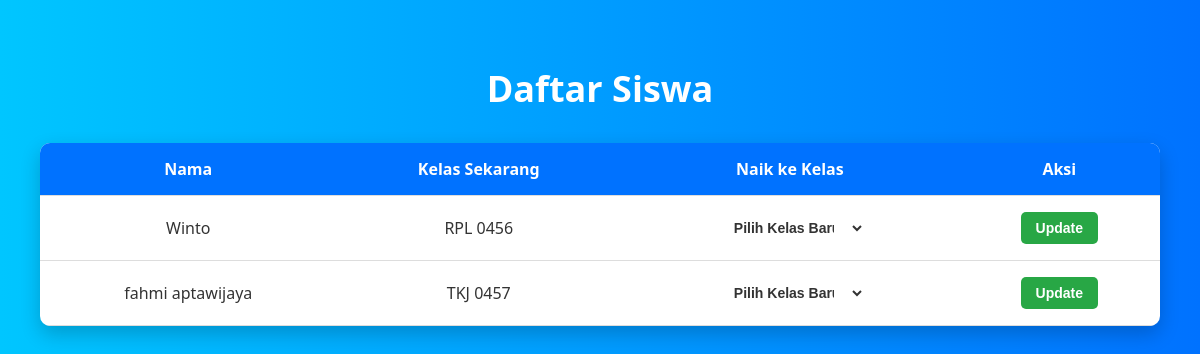
The page /siswa/ on the database as committed earlier.
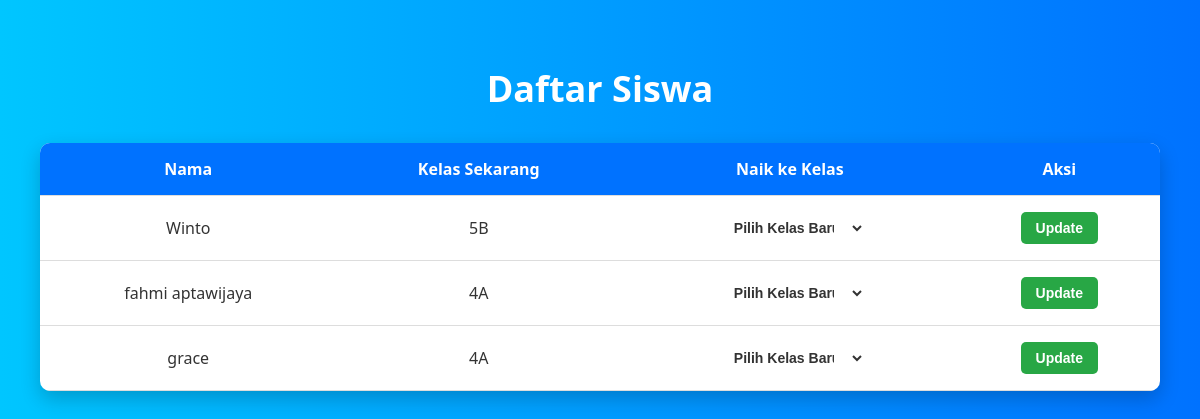
The same page on the database as committed later.
### keuangan/models.py (models this page shows, shortened)
class Siswa(models.Model):
    user = models.OneToOneField(User, on_delete=models.CASCADE)
    nama = models.CharField(max_length=100)
    kelas = models.CharField(max_length=50)
    no_rekening = models.CharField(max_length=20)

### keuangan/views.py (the view, shortened to what this page needs)
# urls.py: path('siswa/', views.daftar_siswa, name='daftar_siswa'),
def daftar_siswa(request):
    siswa_list = Siswa.objects.all()
    return render(request, 'keuangan/admin/daftar_siswa.html', {'siswa_list': siswa_list})

### keuangan/templates/keuangan/admin/daftar_siswa.html (shortened to what this page needs)
{% load static %}
<!DOCTYPE html>
<html lang="id">
<head>
</head>
<body>
<h1>Daftar Siswa</h1>
<table>
    <thead>
        <tr>
            <th>Nama</th>
            <th>Kelas Sekarang</th>
            <th>Naik ke Kelas</th>
            <th>Aksi</th>
        </tr>
    </thead>
    <tbody>
        {% for siswa in siswa_list %}
        <tr>
            <td>{{ siswa.nama }}</td>
            <td>{{ siswa.kelas }}</td>
            <td>
                <form method="post" style="display: flex; flex-direction: column; align-items: center; gap: 10px;">
                    <select name="kelas_baru" required style="width: 150px;">
                        <option value="" disabled selected>Pilih Kelas Baru</option>
                    </select>
            </td>
            <td>
                    <button type="submit">Update</button>
            </td>
        </tr>
        {% endfor %}
    </tbody>
</table>
</body>
</html>

Rows that differ between the two databases and show on the page:
changed Siswa "Winto": kelas "RPL 0456" → "5B"
changed Siswa "fahmi aptawijaya": kelas "TKJ 0457" → "4A"
added Siswa: nama "grace", kelas "4A"
